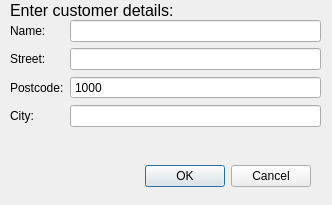
<?xml version="1.0" encoding="UTF-8"?>
<ui version="4.0">
 <class>addCustomer_D</class>
 <widget class="QDialog" name="addCustomer_D">
  <property name="geometry">
   <rect>
    <x>0</x>
    <y>0</y>
    <width>332</width>
    <height>205</height>
   </rect>
  </property>
  <property name="windowTitle">
   <string>Dialog</string>
  </property>
  <widget class="QDialogButtonBox" name="buttonBox">
   <property name="geometry">
    <rect>
     <x>-30</x>
     <y>160</y>
     <width>341</width>
     <height>32</height>
    </rect>
   </property>
   <property name="orientation">
    <enum>Qt::Horizontal</enum>
   </property>
   <property name="standardButtons">
    <set>QDialogButtonBox::Cancel|QDialogButtonBox::Ok</set>
   </property>
  </widget>
  <widget class="QLabel" name="label">
   <property name="geometry">
    <rect>
     <x>10</x>
     <y>-20</y>
     <width>211</width>
     <height>61</height>
    </rect>
   </property>
   <property name="font">
    <font>
     <pointsize>12</pointsize>
    </font>
   </property>
   <property name="text">
    <string>Enter customer details:</string>
   </property>
  </widget>
  <widget class="QWidget" name="formLayoutWidget">
   <property name="geometry">
    <rect>
     <x>10</x>
     <y>20</y>
     <width>311</width>
     <height>141</height>
    </rect>
   </property>
   <layout class="QFormLayout" name="formLayout">
    <item row="0" column="0">
     <widget class="QLabel" name="label_2">
      <property name="text">
       <string>Name:</string>
      </property>
     </widget>
    </item>
    <item row="1" column="1">
     <widget class="QLineEdit" name="lineEdit_street"/>
    </item>
    <item row="1" column="0">
     <widget class="QLabel" name="label_3">
      <property name="text">
       <string>Street:</string>
      </property>
     </widget>
    </item>
    <item row="2" column="0">
     <widget class="QLabel" name="label_4">
      <property name="text">
       <string>Postcode:</string>
      </property>
     </widget>
    </item>
    <item row="3" column="0">
     <widget class="QLabel" name="label_5">
      <property name="text">
       <string>City:</string>
      </property>
     </widget>
    </item>
    <item row="3" column="1">
     <widget class="QLineEdit" name="lineEdit_city"/>
    </item>
    <item row="0" column="1">
     <widget class="QLineEdit" name="lineEdit_custName">
      <property name="enabled">
       <bool>true</bool>
      </property>
      <property name="text">
       <string/>
      </property>
     </widget>
    </item>
    <item row="2" column="1">
     <widget class="QSpinBox" name="spinBox_PCode">
      <property name="buttonSymbols">
       <enum>QAbstractSpinBox::NoButtons</enum>
      </property>
      <property name="minimum">
       <number>1</number>
      </property>
      <property name="maximum">
       <number>9999</number>
      </property>
      <property name="singleStep">
       <number>1</number>
      </property>
      <property name="value">
       <number>1000</number>
      </property>
     </widget>
    </item>
   </layout>
  </widget>
 </widget>
 <tabstops>
  <tabstop>lineEdit_custName</tabstop>
  <tabstop>lineEdit_street</tabstop>
  <tabstop>spinBox_PCode</tabstop>
  <tabstop>lineEdit_city</tabstop>
 </tabstops>
 <resources/>
 <connections>
  <connection>
   <sender>buttonBox</sender>
   <signal>accepted()</signal>
   <receiver>addCustomer_D</receiver>
   <slot>accept()</slot>
   <hints>
    <hint type="sourcelabel">
     <x>248</x>
     <y>254</y>
    </hint>
    <hint type="destinationlabel">
     <x>157</x>
     <y>274</y>
    </hint>
   </hints>
  </connection>
  <connection>
   <sender>buttonBox</sender>
   <signal>rejected()</signal>
   <receiver>addCustomer_D</receiver>
   <slot>reject()</slot>
   <hints>
    <hint type="sourcelabel">
     <x>316</x>
     <y>260</y>
    </hint>
    <hint type="destinationlabel">
     <x>286</x>
     <y>274</y>
    </hint>
   </hints>
  </connection>
 </connections>
</ui>
